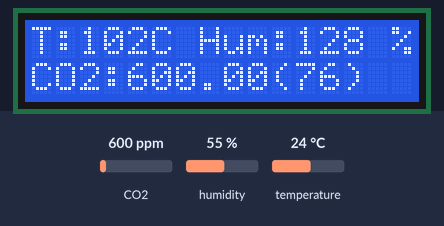
The sketch below on a simulated Arduino Uno, built with avr-gcc and run on an emulated ATmega328P. Parts: 16×2 character LCD. Wiring (inferred from the names in the program): DHT11 sensor: data pin 7. The inputs (shaded band) are chosen by the test bench; at power-on: CO2 600 ppm, humidity 55 %, temperature 24 °C. What the sketch prints to the serial monitor is not drawn.

Above: at 2.2 s.
2.3 s: CO2 set to 452 ppm
At 4.4 s:
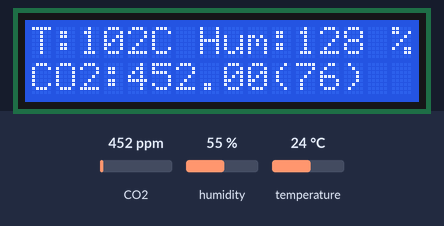
4.7 s: humidity set to 22 %
At 6.4 s:
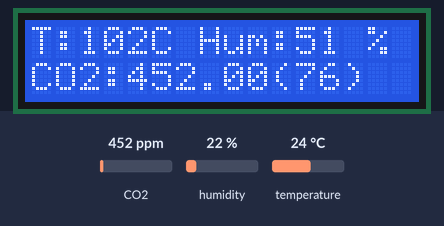
6.7 s: temperature set to 12 °C
At 8.5 s:
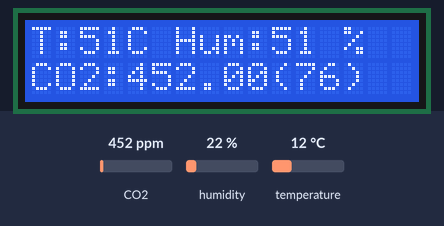
8.8 s: CO2 set to 1050 ppm
At 10.4 s:
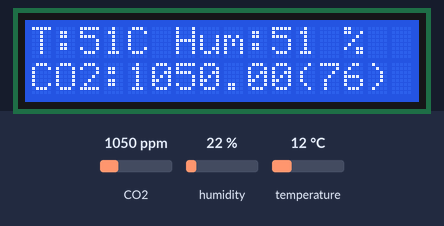
10.9 s: humidity set to 40 %
At 12.4 s:
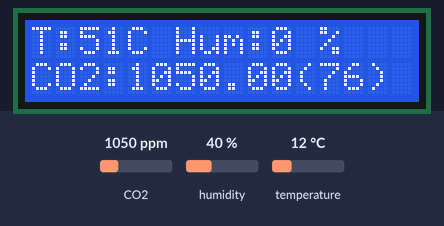
13.0 s: CO2 set to 1700 ppm
At 14.2 s:
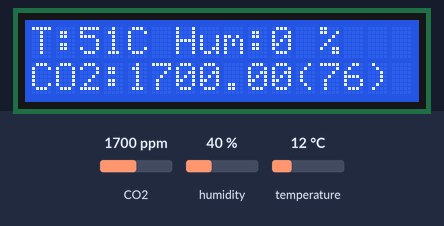
Timing chart, 0 to 16.0 s (numbered marks = the images above; inputs shaded):
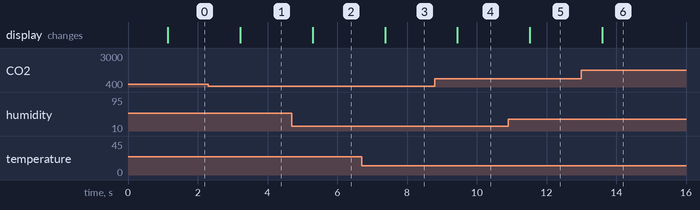

The sketch:

CalidadAire.ino
```cpp
/*
  Estacion de medida de calidad del aire

  Conexiones

  Sensor CO2                    -   A0
  Sensor temperatura y humedad  -    7
  Pantalla LCD                  - SDA y SCL


  by JAVacasM
*/

#define PIN_SENSOR_TEMP_HUM 7

#define PIN_SENSOR_CO2      A0


/* ==== Includes - Librerias==== */

// Pantalla lcd
#include <Wire.h>
#include "LiquidCrystal_I2C.h"

// Sensor Temperatura-Humedad
#include "SimpleDHT.h"

// Sensor de CO2
#include "MQ135.h"

/* ====  END Includes ==== */

/* ==== Defines - Constantes ==== */
#define PLOT
/* ==== END Defines ==== */

/* ==== Variables Globales ==== */

// Pantalla lcd
//LiquidCrystal_I2C lcd(0x3F, 16, 2); // Display 16x2
LiquidCrystal_I2C lcd(0x27, 16, 2); // Display 16x2

// Sensor Temperatura-Humedad
SimpleDHT22 dht;
//SimpleDHT11 dht;

// Sensor CO2
MQ135 gasSensor = MQ135(PIN_SENSOR_CO2);

int iMedidas=0;

double result;
double rzero;

/* ==== END Global Variables ==== */


/* ==== Funciones a usar - Prototipos ==== */

/* ==== END Prototipos ==== */

/* ==== Setup - Configuracion ==== */
void setup() {
  // Configuraion Pantalla

  lcd.init();
  // Print a message to the LCD.
  lcd.backlight();

  lcd.setCursor(1, 0);
  lcd.print("Medida calidad de Aire");
  lcd.setCursor(2, 1);
  lcd.print("con Arduino!");

  delay(1000);


  Serial.begin(9600);
}
/* ==== END Setup ==== */

/* ==== Loop - Codigo que se repite==== */
void loop() {

  // Lectura de temperatura-humedad
  byte temperatura = 0;
  byte humedad = 0;
  int err = SimpleDHTErrSuccess;
  if ((err = dht.read(PIN_SENSOR_TEMP_HUM, &temperatura, &humedad, NULL)) != SimpleDHTErrSuccess) {
    Serial.print("Error leyendo temperatura, err=");
    Serial.println(err);
    delay(1000);
    return;
  }

#ifndef PLOT
  Serial.print("Temp: ");
#endif
  lcd.setCursor(0, 0);
  lcd.print("T:");

  Serial.print(1.0*temperatura);
  lcd.print((int)temperatura);

#ifndef PLOT
  Serial.print("C");
#endif
  Serial.print(", ");
  lcd.print("C ");

#ifndef PLOT
  Serial.print("Hum:");
#endif
  lcd.print("Hum:");


  Serial.print(1.0*humedad);
  lcd.print((int)humedad);
#ifndef PLOT
  Serial.print(" %");
#endif
  lcd.print(" %  ");


// Medida de CO2

 if (iMedidas==0) {
   rzero = gasSensor.getRZero();
 }
 if (iMedidas>0) {
   result = gasSensor.getRZero();
   rzero = (rzero + result)/2;
  }
iMedidas++;
float ppm = gasSensor.getPPM();
#ifndef PLOT
Serial.print(" PPM:");
#endif

#ifdef PLOT
Serial.print(", ");
#endif

Serial.println(ppm);


lcd.setCursor(0,1);
lcd.print("CO2:");
lcd.print(ppm);
lcd.print("(");
lcd.print(int(rzero));
lcd.print(") ");
/*
float ppmCorregida=gasSensor.getCorrectedPPM(temperatura,humedad);
lcd.print(ppmCorregida);
lcd.print(") ");
*/
delay(1000);  // Esperamos 1 segundo
}
/* ==== End Loop ==== */

/* ==== Funciones ==== */

/* ==== END Functions ==== */
```

SimpleDHT.cpp
```cpp
// (licence header left out)
#include "SimpleDHT.h"

int SimpleDHT::read(int pin, byte* ptemperature, byte* phumidity, byte pdata[40]) {
    int ret = SimpleDHTErrSuccess;

    float temperature = 0;
    float humidity = 0;
    if ((ret = read2(pin, &temperature, &humidity, pdata)) != SimpleDHTErrSuccess) {
        return ret;
    }

    if (ptemperature) {
        *ptemperature = (byte)(int)temperature;
    }

    if (phumidity) {
        *phumidity = (byte)(int)humidity;
    }

    return ret;
}

int SimpleDHT::confirm(int pin, int us, byte level) {
    int cnt = us / 10;
    if ((us % 10) > 0) {
        cnt++;
    }

    bool ok = false;
    for (int i = 0; i < cnt; i++) {
        delayMicroseconds(10);

        if (digitalRead(pin) != level) {
            ok = true;
            break;
        }
    }

    if (!ok) {
        return -1;
    }
    return SimpleDHTErrSuccess;
}

byte SimpleDHT::bits2byte(byte data[8]) {
    byte v = 0;
    for (int i = 0; i < 8; i++) {
        v += data[i] << (7 - i);
    }
    return v;
}

int SimpleDHT::parse(byte data[40], short* ptemperature, short* phumidity) {
    short humidity = bits2byte(data);
    short humidity2 = bits2byte(data + 8);
    short temperature = bits2byte(data + 16);
    short temperature2 = bits2byte(data + 24);
    byte check = bits2byte(data + 32);
    byte expect = (byte)humidity + (byte)humidity2 + (byte)temperature + (byte)temperature2;
    if (check != expect) {
        return SimpleDHTErrDataChecksum;
    }

    *ptemperature = temperature<<8 | temperature2;
    *phumidity = humidity<<8 | humidity2;

    return SimpleDHTErrSuccess;
}

int SimpleDHT11::read2(int pin, float* ptemperature, float* phumidity, byte pdata[40]) {
    int ret = SimpleDHTErrSuccess;

    byte data[40] = {0};
    if ((ret = sample(pin, data)) != SimpleDHTErrSuccess) {
        return ret;
    }

    short temperature = 0;
    short humidity = 0;
    if ((ret = parse(data, &temperature, &humidity)) != SimpleDHTErrSuccess) {
        return ret;
    }

    if (pdata) {
        memcpy(pdata, data, 40);
    }
    if (ptemperature) {
        *ptemperature = (int)(temperature>>8);
    }
    if (phumidity) {
        *phumidity = (int)(humidity>>8);
    }

    // For example, when remove the data line, it will be success with zero data.
    if (temperature == 0 && humidity == 0) {
        return SimpleDHTErrZeroSamples;
    }

    return ret;
}

int SimpleDHT11::sample(int pin, byte data[40]) {
    // empty output data.
    memset(data, 0, 40);

    // According to protocol: https://akizukidenshi.com/download/ds/aosong/DHT11.pdf
    // notify DHT11 to start:
    //    1. PULL LOW 20ms.
    //    2. PULL HIGH 20-40us.
    //    3. SET TO INPUT.
    pinMode(pin, OUTPUT);
    digitalWrite(pin, LOW);
    delay(20);
    digitalWrite(pin, HIGH);
    pinMode(pin, INPUT);
    delayMicroseconds(30);
    // DHT11 starting:
    //    1. PULL LOW 80us
    //    2. PULL HIGH 80us
    if (confirm(pin, 80, LOW)) {
        return SimpleDHTErrStartLow;
    }
    if (confirm(pin, 80, HIGH)) {
        return SimpleDHTErrStartHigh;
    }

    // DHT11 data transmite:
    //    1. 1bit start, PULL LOW 50us
    //    2. PULL HIGH 26-28us, bit(0)
    //    3. PULL HIGH 70us, bit(1)
    for (int j = 0; j < 40; j++) {
        if (confirm(pin, 50, LOW)) {
            return SimpleDHTErrDataLow;
        }

        // read a bit, should never call method,
        // for the method call use more than 20us,
        // so it maybe failed to detect the bit0.
        bool ok = false;
        int tick = 0;
        for (int i = 0; i < 8; i++, tick++) {
            if (digitalRead(pin) != HIGH) {
                ok = true;
                break;
            }
            delayMicroseconds(10);
        }
        if (!ok) {
            return SimpleDHTErrDataRead;
        }
        data[j] = (tick > 3? 1:0);
    }

    // DHT11 EOF:
    //    1. PULL LOW 50us.
    if (confirm(pin, 50, LOW)) {
        return SimpleDHTErrDataEOF;
    }

    return SimpleDHTErrSuccess;
}

int SimpleDHT22::read2(int pin, float* ptemperature, float* phumidity, byte pdata[40]) {
    int ret = SimpleDHTErrSuccess;

    byte data[40] = {0};
    if ((ret = sample(pin, data)) != SimpleDHTErrSuccess) {
        return ret;
    }

    short temperature = 0;
    short humidity = 0;
    if ((ret = parse(data, &temperature, &humidity)) != SimpleDHTErrSuccess) {
        return ret;
    }

    if (pdata) {
        memcpy(pdata, data, 40);
    }
    if (ptemperature) {
        *ptemperature = (float)temperature / 10.0;
    }
    if (phumidity) {
        *phumidity = (float)humidity / 10.0;
    }

    return ret;
}

int SimpleDHT22::sample(int pin, byte data[40]) {
    // empty output data.
    memset(data, 0, 40);

    // According to protocol: http://akizukidenshi.com/download/ds/aosong/AM2302.pdf
    // notify DHT11 to start:
    //    1. T(be), PULL LOW 1ms(0.8-20ms).
    //    2. T(go), PULL HIGH 30us(20-200us), use 40us.
    //    3. SET TO INPUT.
    pinMode(pin, OUTPUT);
    digitalWrite(pin, LOW);
    delayMicroseconds(1000);
    digitalWrite(pin, HIGH);
    pinMode(pin, INPUT);
    delayMicroseconds(40);

    // DHT11 starting:
    //    1. T(rel), PULL LOW 80us(75-85us), use 90us.
    //    2. T(reh), PULL HIGH 80us(75-85us), use 90us.
    if (confirm(pin, 90, LOW)) {
        return SimpleDHTErrStartLow;
    }
    if (confirm(pin, 90, HIGH)) {
        return SimpleDHTErrStartHigh;
    }

    // DHT11 data transmite:
    //    1. T(LOW), 1bit start, PULL LOW 50us(48-55us), use 60us.
    //    2. T(H0), PULL HIGH 26us(22-30us), bit(0)
    //    3. T(H1), PULL HIGH 70us(68-75us), bit(1)
    for (int j = 0; j < 40; j++) {
        if (confirm(pin, 60, LOW)) {
            return SimpleDHTErrDataLow;
        }

        // read a bit, should never call method,
        // for the method call use more than 20us,
        // so it maybe failed to detect the bit0.
        bool ok = false;
        int tick = 0;
        for (int i = 0; i < 8; i++, tick++) {
            if (digitalRead(pin) != HIGH) {
                ok = true;
                break;
            }
            delayMicroseconds(10);
        }
        if (!ok) {
            return SimpleDHTErrDataRead;
        }
        data[j] = (tick > 3? 1:0);
    }

    // DHT11 EOF:
    //    1. T(en), PULL LOW 50us(45-55us), use 60us.
    if (confirm(pin, 60, LOW)) {
        return SimpleDHTErrDataEOF;
    }

    return SimpleDHTErrSuccess;
}
```

SimpleDHT.h
```cpp
// (licence header left out)
#ifndef __SIMPLE_DHT_H
#define __SIMPLE_DHT_H

#include <Arduino.h>

// Success.
#define SimpleDHTErrSuccess 0
// Error to wait for start low signal.
#define SimpleDHTErrStartLow 100
// Error to wait for start high signal.
#define SimpleDHTErrStartHigh 101
// Error to wait for data start low signal.
#define SimpleDHTErrDataLow 102
// Error to wait for data read signal.
#define SimpleDHTErrDataRead 103
// Error to wait for data EOF signal.
#define SimpleDHTErrDataEOF 104
// Error to validate the checksum.
#define SimpleDHTErrDataChecksum 105
// Error when temperature and humidity are zero, it shouldn't happen.
#define SimpleDHTErrZeroSamples 106

class SimpleDHT {
public:
    // to read from dht11 or dht22.
    // @param pin the DHT11 pin.
    // @param ptemperature output, NULL to igore. In Celsius.
    // @param phumidity output, NULL to ignore.
    //      For DHT11, in H, such as 35H.
    //      For DHT22, in RH%, such as 53%RH.
    // @param pdata output 40bits sample, NULL to ignore.
    // @remark the min delay for this method is 1s(DHT11) or 2s(DHT22).
    // @return SimpleDHTErrSuccess is success; otherwise, failed.
    virtual int read(int pin, byte* ptemperature, byte* phumidity, byte pdata[40]);
    // to get a more accurate data.
    // @remark it's available for dht22. for dht11, it's the same of read().
    virtual int read2(int pin, float* ptemperature, float* phumidity, byte pdata[40]) = 0;
protected:
    // confirm the OUTPUT is level in us,
    // for example, when DHT11 start sample, it will
    //    1. PULL LOW 80us, call confirm(pin, 80, LOW)
    //    2. PULL HIGH 80us, call confirm(pin, 80, HIGH)
    // @return 0 success; oterwise, error.
    // @remark should never used to read bits,
    //    for function call use more time, maybe never got bit0.
    // @remark please use simple_dht11_read().
    virtual int confirm(int pin, int us, byte level);
    // @data the bits of a byte.
    // @remark please use simple_dht11_read().
    virtual byte bits2byte(byte data[8]);
    // read temperature and humidity from dht11.
    // @param pin the pin for DHT11, for example, 2.
    // @param data a byte[40] to read bits to 5bytes.
    // @return 0 success; otherwise, error.
    // @remark please use simple_dht11_read().
    virtual int sample(int pin, byte data[40]) = 0;
    // parse the 40bits data to temperature and humidity.
    // @remark please use simple_dht11_read().
    virtual int parse(byte data[40], short* ptemperature, short* phumidity);
};

/*
    Simple DHT11

    Simple, Stable and Fast DHT11 library.

    The circuit:
    * VCC: 5V or 3V
    * GND: GND
    * DATA: Digital ping, for instance 2.

    23 Jan 2016 By winlin <winlin@vip.126.com>

    https://github.com/winlinvip/SimpleDHT#usage
    https://akizukidenshi.com/download/ds/aosong/DHT11.pdf
    https://cdn-shop.adafruit.com/datasheets/DHT11-chinese.pdf

*/
class SimpleDHT11 : public SimpleDHT {
public:
    virtual int read2(int pin, float* ptemperature, float* phumidity, byte pdata[40]);
protected:
    virtual int sample(int pin, byte data[40]);
};

/*
    Simple DHT11

    Simple, Stable and Fast DHT11 library.

    The circuit:
    * VCC: 5V or 3V
    * GND: GND
    * DATA: Digital ping, for instance 2.

    3 Jun 2017 By winlin <winlin@vip.126.com>

    https://github.com/winlinvip/SimpleDHT#usage
    http://akizukidenshi.com/download/ds/aosong/AM2302.pdf
    https://cdn-shop.adafruit.com/datasheets/DHT22.pdf

*/
class SimpleDHT22 : public SimpleDHT {
public:
    virtual int read2(int pin, float* ptemperature, float* phumidity, byte pdata[40]);
protected:
    virtual int sample(int pin, byte data[40]);
};

#endif
```

Measured:
- after the input at 2.3 s, the display: changes after 0.92 s (image 1)
- after the input at 4.7 s, the display: changes after 0.59 s (image 2)
- after the input at 6.7 s, the display: changes after 0.67 s (image 3)
- after the input at 8.8 s, the display: changes after 0.65 s (image 4)
- after the input at 10.9 s, the display: changes after 0.62 s (image 5)
- after the input at 13.0 s, the display: changes after 0.60 s (image 6)
